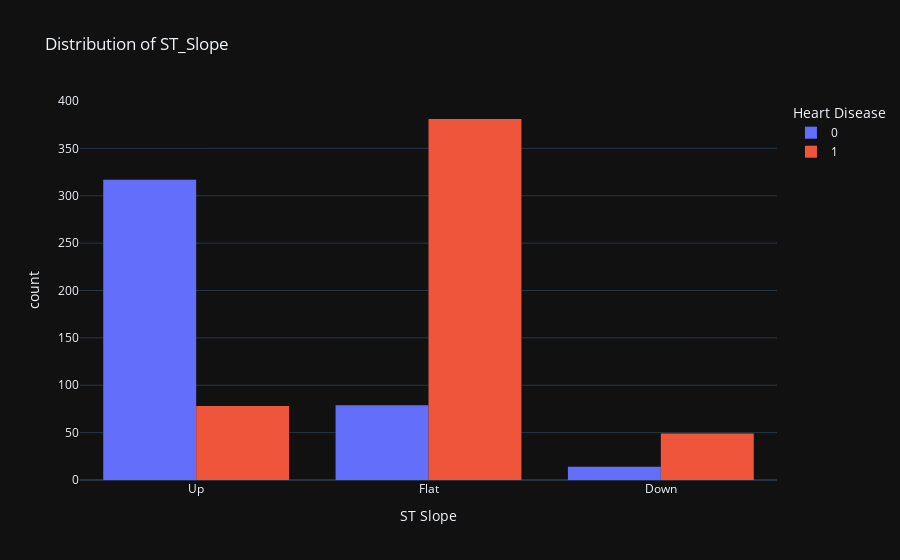

Notebook code for this chart:
### Code cell
fig = px.histogram(
    df,
    x="ST_Slope",
    color="HeartDisease",
    barmode="group",
    title="Distribution of ST_Slope",
    labels={"ST_Slope": "ST Slope", "HeartDisease": "Heart Disease"},
)
fig.show()

### Figure 1 — Plotly figure (JSON) as saved in the notebook; plotly's stock layout.template omitted (floating-point values rounded to 4 significant figures; data arrays with more than 128 entries replaced by an {"elided": "..."} marker saying what was removed)
{"data": [{"alignmentgroup": "True", "bingroup": "x", "hovertemplate": "Heart Disease=0<br>ST Slope=%{x}<br>count=%{y}<extra></extra>", "legendgroup": "0", "marker": {"color": "#636efa", "pattern": {"shape": ""}}, "name": "0", "offsetgroup": "0", "orientation": "v", "showlegend": true, "x": {"elided": "410 str values"}, "xaxis": "x", "yaxis": "y", "type": "histogram"}, {"alignmentgroup": "True", "bingroup": "x", "hovertemplate": "Heart Disease=1<br>ST Slope=%{x}<br>count=%{y}<extra></extra>", "legendgroup": "1", "marker": {"color": "#EF553B", "pattern": {"shape": ""}}, "name": "1", "offsetgroup": "1", "orientation": "v", "showlegend": true, "x": {"elided": "508 str values"}, "xaxis": "x", "yaxis": "y", "type": "histogram"}], "layout": {"xaxis": {"anchor": "y", "domain": [0.0, 1.0], "title": {"text": "ST Slope"}}, "yaxis": {"anchor": "x", "domain": [0.0, 1.0], "title": {"text": "count"}}, "legend": {"title": {"text": "Heart Disease"}, "tracegroupgap": 0}, "title": {"text": "Distribution of ST_Slope"}, "barmode": "group"}}
